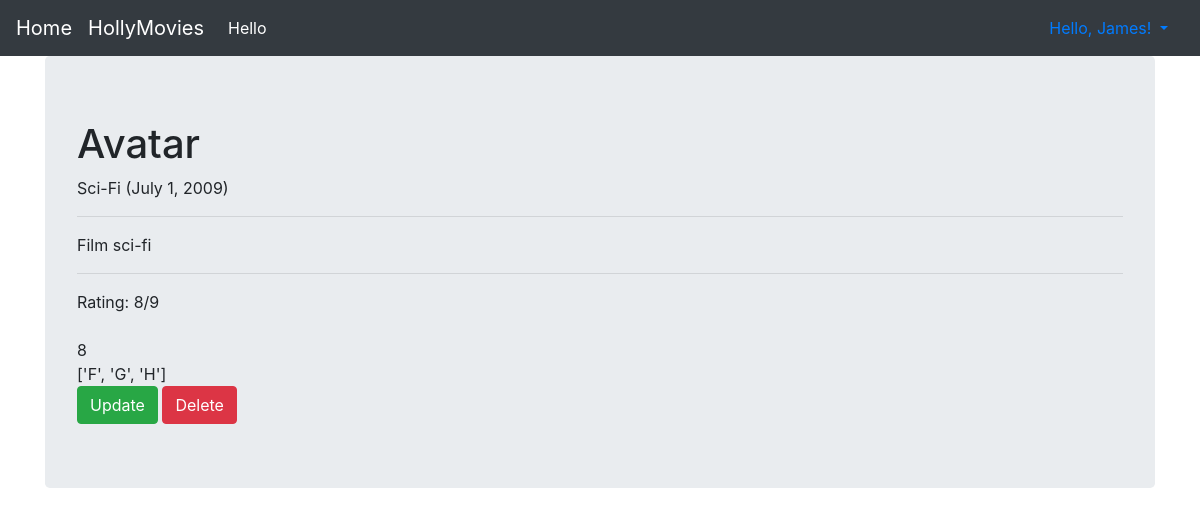
Screenshot of /movie/36/ (signed in) with the database file from the repository.
### viewer/models.py (models this page shows, shortened)
class Movie(Model):
    title = CharField(max_length=170)
    genre = ForeignKey(Genre, on_delete=DO_NOTHING)
    rating = IntegerField()
    released = DateField()
    description = TextField()
    created = DateTimeField(auto_now_add=True)

class Genre(Model):
    name = CharField(max_length=128)

### viewer/views.py (the view)
# urls.py: path('movie/<int:pk>/', MovieDetailsView.as_view(), name="movie_details"),
class MovieDetailsView(DetailView):
    template_name = 'detail.html'
    model = Movie
    extra_context = {'lista': ['A', 'B', 'C', 'D', 'E', 'F', 'G', 'H']}

### viewer/templates/detail.html (shortened to what this page needs)
{% extends "base.html" %}
{% block content %}
{% autoescape on %}
<h1>{{ object.title }}</h1>
{{ object.genre.name }} ({{ object.released }})<br>
<hr>
{{ object.description | linebreaksbr }}
<hr>
Rating: {{ object.rating }}/9 <br>
<br>
{{ lista | length }} <br>
{{ lista | slice:"5:" }}
<br>
{% endautoescape %}
<a href="{% url 'viewer:movie_update' object.id %}" class="btn btn-success">Update</a>
<a href="{% url 'viewer:movie_delete' object.id %}" class="btn btn-danger">Delete</a>
{% endblock %}

### viewer/templates/navbar.html (shortened to what this page needs)
<nav class="navbar navbar-expand-lg navbar-dark bg-dark">
     <a class="navbar-brand" href="{% url 'index' %}">Home</a>
      <a class="navbar-brand" href="{% url 'viewer:movie' %}">HollyMovies</a>
      <div class="collapse navbar-collapse" id="navbarNavAltMarkup">
        <div class="navbar-nav">
          <a class="nav-item nav-link active" href="{% url 'hello' %}">Hello</a>
        </div>
      </div>
    {% if user.is_authenticated %}
    <a class="nav-link active dropdown-toggle" href="#" data-toggle="dropdown">
        {% if user.first_name %}Hello, {{ user.first_name }}!
        {% else %}Hello, {{ user.username }}!{% endif %}
    </a>
    {% endif %}
 </nav>

### rows the page displays
Movie: title "Avatar", genre.name "Sci-Fi", released "July 1, 2009", description "Film sci-fi", rating "8"

### other values shown
{{ user.first_name }} "James"
{{ lista | length }} "8"
{{ lista | slice:"5:" }} "['F', 'G', 'H']"
